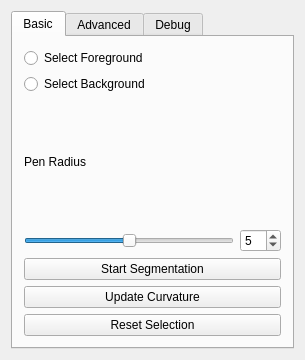
<ui version="4.0" >
 <class>MeshCutDialogClass</class>
 <widget class="QWidget" name="MeshCutDialogClass" >
  <property name="geometry" >
   <rect>
    <x>0</x>
    <y>0</y>
    <width>305</width>
    <height>360</height>
   </rect>
  </property>
  <property name="windowTitle" >
   <string>Mesh Segmentation</string>
  </property>
  <layout class="QVBoxLayout" name="verticalLayout_2" >
   <item>
    <widget class="QTabWidget" name="tabWidget" >
     <property name="currentIndex" >
      <number>0</number>
     </property>
     <widget class="QWidget" name="tab" >
      <attribute name="title" >
       <string>Basic</string>
      </attribute>
      <layout class="QVBoxLayout" name="verticalLayout" >
       <item>
        <layout class="QVBoxLayout" >
         <item>
          <widget class="QRadioButton" name="foreRadioButton" >
           <property name="text" >
            <string>Select Foreground</string>
           </property>
          </widget>
         </item>
         <item>
          <widget class="QRadioButton" name="backRadioButton" >
           <property name="text" >
            <string>Select Background</string>
           </property>
          </widget>
         </item>
        </layout>
       </item>
       <item>
        <widget class="QLabel" name="penLabel" >
         <property name="text" >
          <string>Pen Radius</string>
         </property>
        </widget>
       </item>
       <item>
        <layout class="QHBoxLayout" >
         <item>
          <widget class="QSlider" name="penRadiusSlider" >
           <property name="maximum" >
            <number>10</number>
           </property>
           <property name="singleStep" >
            <number>1</number>
           </property>
           <property name="pageStep" >
            <number>2</number>
           </property>
           <property name="value" >
            <number>5</number>
           </property>
           <property name="orientation" >
            <enum>Qt::Horizontal</enum>
           </property>
          </widget>
         </item>
         <item>
          <widget class="QSpinBox" name="penRadiusSpinBox" >
           <property name="maximum" >
            <number>10</number>
           </property>
           <property name="value" >
            <number>5</number>
           </property>
          </widget>
         </item>
        </layout>
       </item>
       <item>
        <widget class="QPushButton" name="meshSegmentButton" >
         <property name="text" >
          <string>Start Segmentation</string>
         </property>
        </widget>
       </item>
       <item>
        <widget class="QPushButton" name="updateCurvatureButton" >
         <property name="text" >
          <string>Update Curvature</string>
         </property>
        </widget>
       </item>
       <item>
        <widget class="QPushButton" name="resetButton" >
         <property name="text" >
          <string>Reset Selection</string>
         </property>
        </widget>
       </item>
      </layout>
     </widget>
     <widget class="QWidget" name="tab_2" >
      <attribute name="title" >
       <string>Advanced</string>
      </attribute>
      <layout class="QVBoxLayout" name="verticalLayout_3" >
       <item>
        <layout class="QVBoxLayout" >
         <item>
          <widget class="QCheckBox" name="refineCheckBox" >
           <property name="text" >
            <string>Refined Segmentation</string>
           </property>
           <property name="checked" >
            <bool>true</bool>
           </property>
          </widget>
         </item>
         <item>
          <layout class="QHBoxLayout" >
           <item>
            <widget class="QLabel" name="foregroundLabel" >
             <property name="text" >
              <string>Foreground Color</string>
             </property>
            </widget>
           </item>
           <item>
            <widget class="ColorPicker" native="1" name="foreColorPicker" >
             <property name="sizePolicy" >
              <sizepolicy vsizetype="Fixed" hsizetype="Fixed" >
               <horstretch>0</horstretch>
               <verstretch>0</verstretch>
              </sizepolicy>
             </property>
             <property name="minimumSize" >
              <size>
               <width>16</width>
               <height>16</height>
              </size>
             </property>
             <property name="maximumSize" >
              <size>
               <width>16777215</width>
               <height>16777215</height>
              </size>
             </property>
            </widget>
           </item>
          </layout>
         </item>
         <item>
          <layout class="QHBoxLayout" >
           <item>
            <widget class="QLabel" name="backgroundLabel" >
             <property name="text" >
              <string>Background Color</string>
             </property>
            </widget>
           </item>
           <item>
            <widget class="ColorPicker" native="1" name="backColorPicker" >
             <property name="sizePolicy" >
              <sizepolicy vsizetype="Fixed" hsizetype="Fixed" >
               <horstretch>0</horstretch>
               <verstretch>0</verstretch>
              </sizepolicy>
             </property>
             <property name="minimumSize" >
              <size>
               <width>16</width>
               <height>16</height>
              </size>
             </property>
             <property name="maximumSize" >
              <size>
               <width>16777215</width>
               <height>16777215</height>
              </size>
             </property>
            </widget>
           </item>
          </layout>
         </item>
         <item>
          <layout class="QVBoxLayout" >
           <item>
            <widget class="QLabel" name="label" >
             <property name="text" >
              <string>Normal Weight</string>
             </property>
            </widget>
           </item>
           <item>
            <layout class="QHBoxLayout" >
             <item>
              <widget class="QSlider" name="normalWeightSlider" >
               <property name="maximum" >
                <number>10</number>
               </property>
               <property name="pageStep" >
                <number>2</number>
               </property>
               <property name="value" >
                <number>5</number>
               </property>
               <property name="orientation" >
                <enum>Qt::Horizontal</enum>
               </property>
               <property name="tickInterval" >
                <number>1</number>
               </property>
              </widget>
             </item>
             <item>
              <widget class="QSpinBox" name="normalWeightSpinBox" >
               <property name="maximum" >
                <number>10</number>
               </property>
               <property name="value" >
                <number>5</number>
               </property>
              </widget>
             </item>
            </layout>
           </item>
          </layout>
         </item>
         <item>
          <layout class="QVBoxLayout" >
           <item>
            <widget class="QLabel" name="label_2" >
             <property name="text" >
              <string>Curvature Weight</string>
             </property>
            </widget>
           </item>
           <item>
            <layout class="QHBoxLayout" >
             <item>
              <widget class="QSlider" name="curvatureWeightSlider" >
               <property name="maximum" >
                <number>10</number>
               </property>
               <property name="pageStep" >
                <number>2</number>
               </property>
               <property name="value" >
                <number>5</number>
               </property>
               <property name="orientation" >
                <enum>Qt::Horizontal</enum>
               </property>
               <property name="tickInterval" >
                <number>1</number>
               </property>
              </widget>
             </item>
             <item>
              <widget class="QSpinBox" name="curvatureWeightSpinBox" >
               <property name="maximum" >
                <number>10</number>
               </property>
               <property name="value" >
                <number>5</number>
               </property>
              </widget>
             </item>
            </layout>
           </item>
          </layout>
         </item>
        </layout>
       </item>
      </layout>
     </widget>
     <widget class="QWidget" name="debugTab" >
      <attribute name="title" >
       <string>Debug</string>
      </attribute>
      <layout class="QVBoxLayout" name="verticalLayout_4" >
       <item>
        <layout class="QVBoxLayout" >
         <item>
          <widget class="QPushButton" name="gaussianButton" >
           <property name="text" >
            <string>Colorize Gaussian</string>
           </property>
          </widget>
         </item>
         <item>
          <widget class="QPushButton" name="meanButton" >
           <property name="text" >
            <string>Colorize Mean</string>
           </property>
          </widget>
         </item>
        </layout>
       </item>
      </layout>
     </widget>
    </widget>
   </item>
  </layout>
 </widget>
 <layoutdefault spacing="6" margin="11" />
 <customwidgets>
  <customwidget>
   <class>ColorPicker</class>
   <extends>QWidget</extends>
   <header>colorpicker.h</header>
  </customwidget>
 </customwidgets>
 <resources>
  <include location="meshlab.qrc" />
 </resources>
 <connections>
  <connection>
   <sender>penRadiusSlider</sender>
   <signal>valueChanged(int)</signal>
   <receiver>penRadiusSpinBox</receiver>
   <slot>setValue(int)</slot>
   <hints>
    <hint type="sourcelabel" >
     <x>88</x>
     <y>120</y>
    </hint>
    <hint type="destinationlabel" >
     <x>116</x>
     <y>120</y>
    </hint>
   </hints>
  </connection>
  <connection>
   <sender>penRadiusSpinBox</sender>
   <signal>valueChanged(int)</signal>
   <receiver>penRadiusSlider</receiver>
   <slot>setValue(int)</slot>
   <hints>
    <hint type="sourcelabel" >
     <x>123</x>
     <y>129</y>
    </hint>
    <hint type="destinationlabel" >
     <x>89</x>
     <y>130</y>
    </hint>
   </hints>
  </connection>
  <connection>
   <sender>normalWeightSlider</sender>
   <signal>valueChanged(int)</signal>
   <receiver>normalWeightSpinBox</receiver>
   <slot>setValue(int)</slot>
   <hints>
    <hint type="sourcelabel" >
     <x>77</x>
     <y>141</y>
    </hint>
    <hint type="destinationlabel" >
     <x>100</x>
     <y>142</y>
    </hint>
   </hints>
  </connection>
  <connection>
   <sender>normalWeightSpinBox</sender>
   <signal>valueChanged(int)</signal>
   <receiver>normalWeightSlider</receiver>
   <slot>setValue(int)</slot>
   <hints>
    <hint type="sourcelabel" >
     <x>115</x>
     <y>151</y>
    </hint>
    <hint type="destinationlabel" >
     <x>79</x>
     <y>153</y>
    </hint>
   </hints>
  </connection>
  <connection>
   <sender>curvatureWeightSlider</sender>
   <signal>valueChanged(int)</signal>
   <receiver>curvatureWeightSpinBox</receiver>
   <slot>setValue(int)</slot>
   <hints>
    <hint type="sourcelabel" >
     <x>78</x>
     <y>191</y>
    </hint>
    <hint type="destinationlabel" >
     <x>104</x>
     <y>192</y>
    </hint>
   </hints>
  </connection>
  <connection>
   <sender>curvatureWeightSpinBox</sender>
   <signal>valueChanged(int)</signal>
   <receiver>curvatureWeightSlider</receiver>
   <slot>setValue(int)</slot>
   <hints>
    <hint type="sourcelabel" >
     <x>118</x>
     <y>201</y>
    </hint>
    <hint type="destinationlabel" >
     <x>79</x>
     <y>201</y>
    </hint>
   </hints>
  </connection>
 </connections>
</ui>
